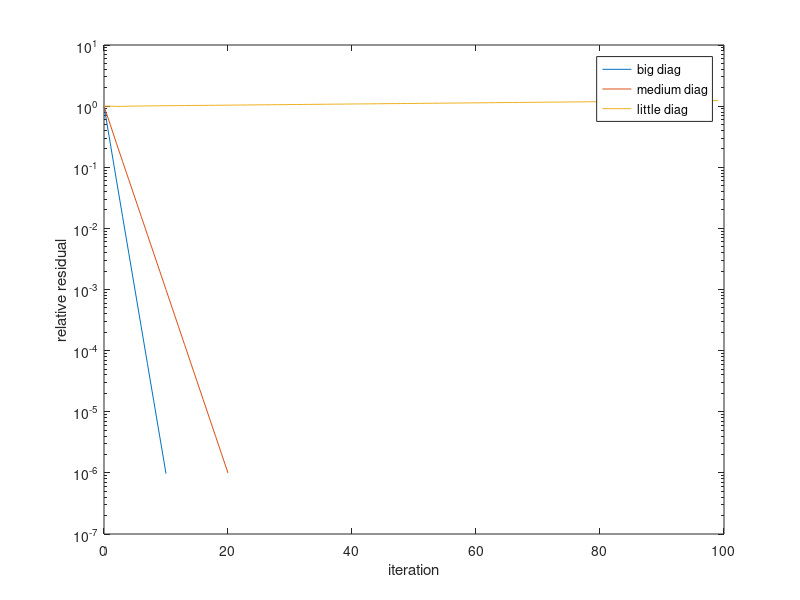

Write the MATLAB code that produced this figure.
clear
n = 1000;
randmat = sprand(1000,1000,.005);
A=randmat+10*speye(1000);
n = size(A,1);
b = rand(n,1);
x = zeros(n,1);

D = spdiags(diag(A),0,n,n);
R = A - D;

iter = 1;
r = b-A*x;
rnorm(iter) = norm(r);
while(rnorm(iter)/rnorm(1) > 1e-6 && iter < 100)
    x=D\(b-R*x);
    r = b-A*x;
    iter = iter + 1;
    rnorm(iter) = norm(r);
    
    fprintf('Error at iteration %i: %f\n', iter-1, rnorm(iter))
end

A=randmat+5*speye(1000);
x = zeros(n,1);

D = spdiags(diag(A),0,n,n);
R = A - D;

iter = 1;
r = b-A*x;
rnorm2(iter) = norm(r);
while(rnorm2(iter)/rnorm2(1) > 1e-6 && iter < 100)
    x=D\(b-R*x);
    r = b-A*x;
    iter = iter + 1;
    rnorm2(iter) = norm(r);
    
    fprintf('Error at iteration %i: %f\n', iter-1, rnorm2(iter))
end

A=randmat+2.5*speye(1000);
x = zeros(n,1);

D = spdiags(diag(A),0,n,n);
R = A - D;

iter = 1;
r = b-A*x;
rnorm3(iter) = norm(r);
while(rnorm3(iter)/rnorm3(1) > 1e-6 && iter < 100)
    x=D\(b-R*x);
    r = b-A*x;
    iter = iter + 1;
    rnorm3(iter) = norm(r);
    
    fprintf('Error at iteration %i: %f\n', iter-1, rnorm3(iter))
end

semilogy(0:size(rnorm,2)-1,rnorm/rnorm(1), 0:size(rnorm2,2)-1,rnorm2/rnorm2(1), 0:size(rnorm3,2)-1,rnorm3/rnorm3(1))
xlabel('iteration')
ylabel('relative residual')
legend('big diag', 'medium diag', 'little diag')
